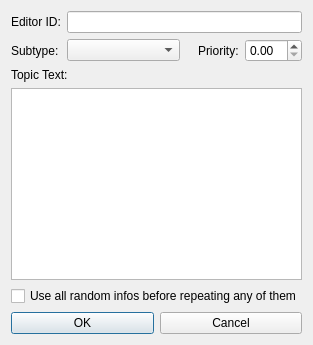
<?xml version="1.0" encoding="UTF-8"?>
<ui version="4.0">
 <class>FormDialogTopic</class>
 <widget class="QDialog" name="FormDialogTopic">
  <property name="windowTitle">
   <string>Topic</string>
  </property>
  <layout class="QVBoxLayout" name="verticalLayout">
   <item>
    <layout class="QGridLayout" name="gridLayout" columnstretch="0,1,0,0,0">
     <item row="1" column="2">
      <spacer name="horizontalSpacer">
       <property name="orientation">
        <enum>Qt::Horizontal</enum>
       </property>
       <property name="sizeType">
        <enum>QSizePolicy::Fixed</enum>
       </property>
       <property name="sizeHint" stdset="0">
        <size>
         <width>6</width>
         <height>20</height>
        </size>
       </property>
      </spacer>
     </item>
     <item row="1" column="4">
      <widget class="QDoubleSpinBox" name="priority"/>
     </item>
     <item row="0" column="1" colspan="4">
      <widget class="QLineEdit" name="editorID"/>
     </item>
     <item row="2" column="0" colspan="5">
      <widget class="QLabel" name="label_4">
       <property name="text">
        <string>Topic Text:</string>
       </property>
       <property name="buddy">
        <cstring>text</cstring>
       </property>
      </widget>
     </item>
     <item row="1" column="0">
      <widget class="QLabel" name="label_2">
       <property name="text">
        <string>Subtype:</string>
       </property>
       <property name="buddy">
        <cstring>subtype</cstring>
       </property>
      </widget>
     </item>
     <item row="3" column="0" colspan="5">
      <widget class="QPlainTextEdit" name="text">
       <property name="tabChangesFocus">
        <bool>true</bool>
       </property>
       <property name="undoRedoEnabled">
        <bool>false</bool>
       </property>
       <property name="maximumBlockCount">
        <number>1</number>
       </property>
      </widget>
     </item>
     <item row="1" column="1">
      <widget class="QComboBox" name="subtype"/>
     </item>
     <item row="1" column="3">
      <widget class="QLabel" name="label_3">
       <property name="text">
        <string>Priority:</string>
       </property>
       <property name="buddy">
        <cstring>priority</cstring>
       </property>
      </widget>
     </item>
     <item row="0" column="0">
      <widget class="QLabel" name="label">
       <property name="text">
        <string>Editor ID:</string>
       </property>
       <property name="buddy">
        <cstring>editorID</cstring>
       </property>
      </widget>
     </item>
     <item row="4" column="0" colspan="5">
      <widget class="QCheckBox" name="flagDoAllBeforeRepeating">
       <property name="text">
        <string>Use all random infos before repeating any of them</string>
       </property>
      </widget>
     </item>
    </layout>
   </item>
   <item>
    <layout class="QHBoxLayout" name="buttonsLayout">
     <item>
      <widget class="QPushButton" name="buttonOK">
       <property name="text">
        <string>OK</string>
       </property>
      </widget>
     </item>
     <item>
      <widget class="QPushButton" name="buttonCancel">
       <property name="text">
        <string>Cancel</string>
       </property>
      </widget>
     </item>
    </layout>
   </item>
  </layout>
 </widget>
 <tabstops>
  <tabstop>editorID</tabstop>
  <tabstop>subtype</tabstop>
  <tabstop>priority</tabstop>
  <tabstop>text</tabstop>
  <tabstop>flagDoAllBeforeRepeating</tabstop>
  <tabstop>buttonOK</tabstop>
  <tabstop>buttonCancel</tabstop>
 </tabstops>
 <resources/>
 <connections/>
</ui>
